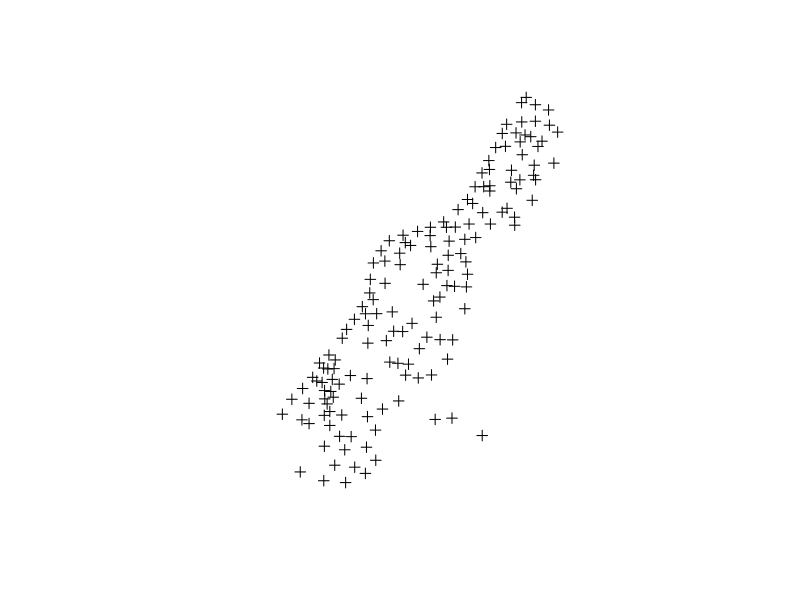
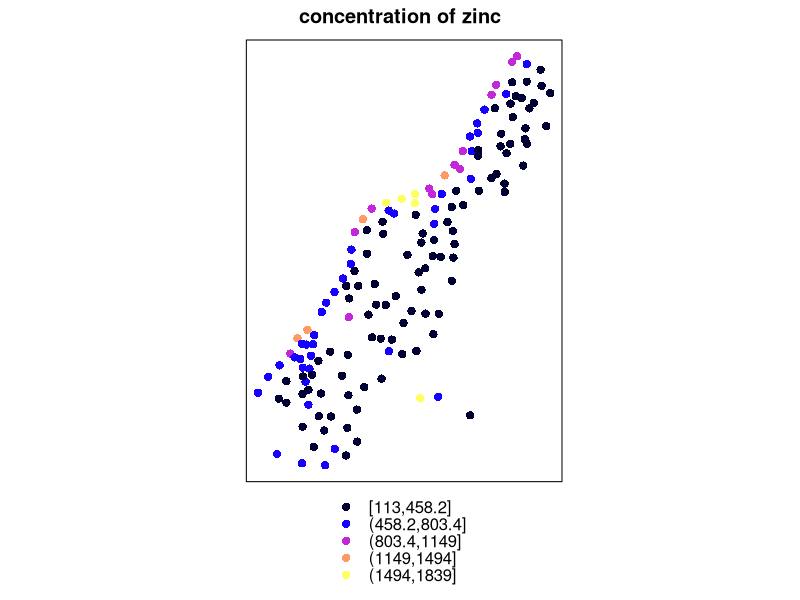
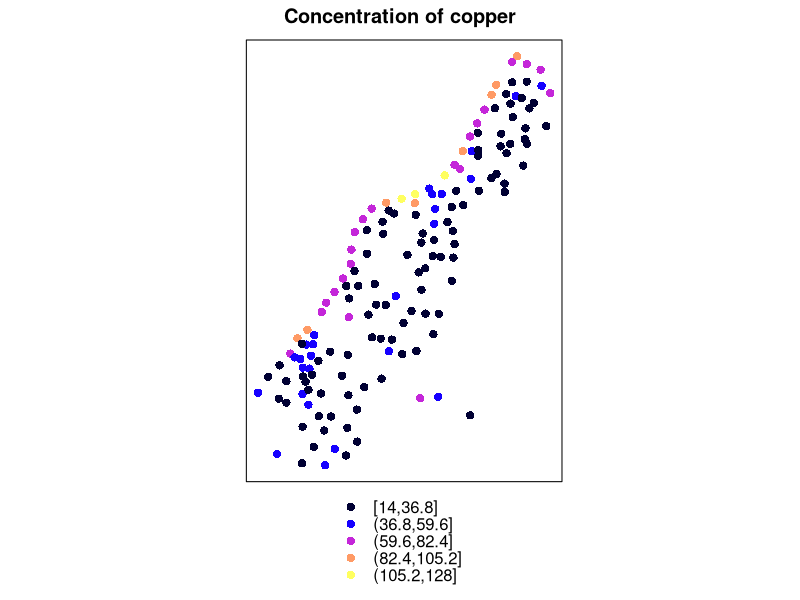
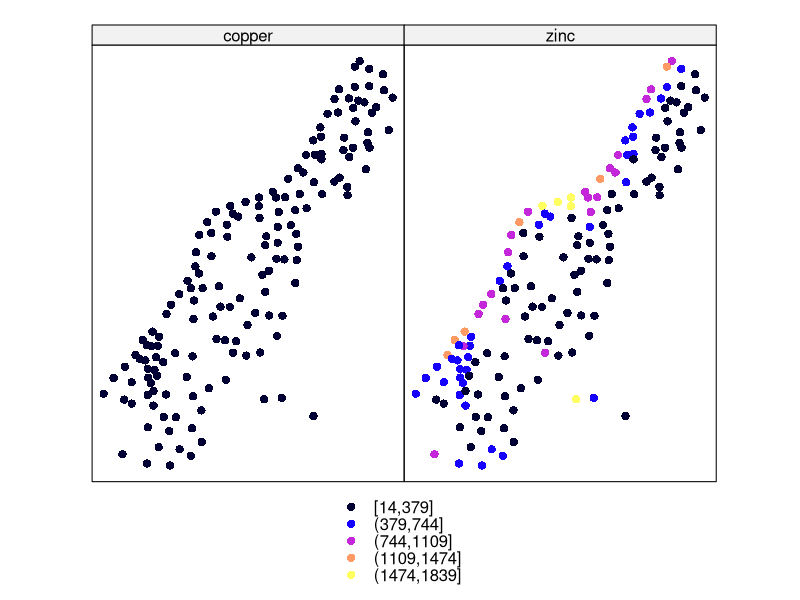
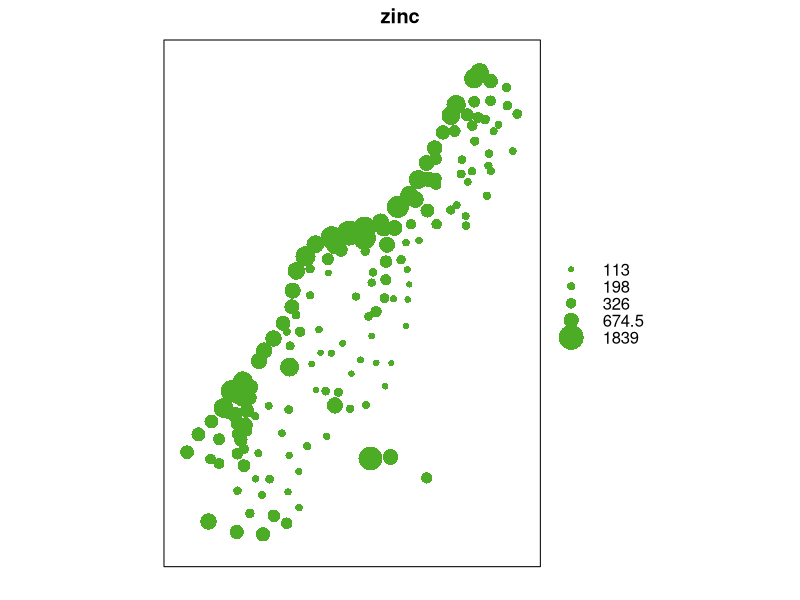
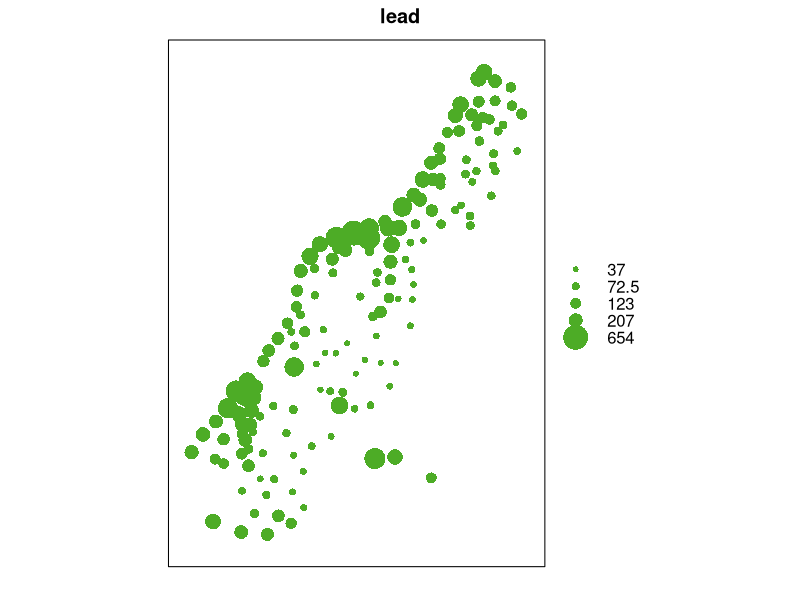
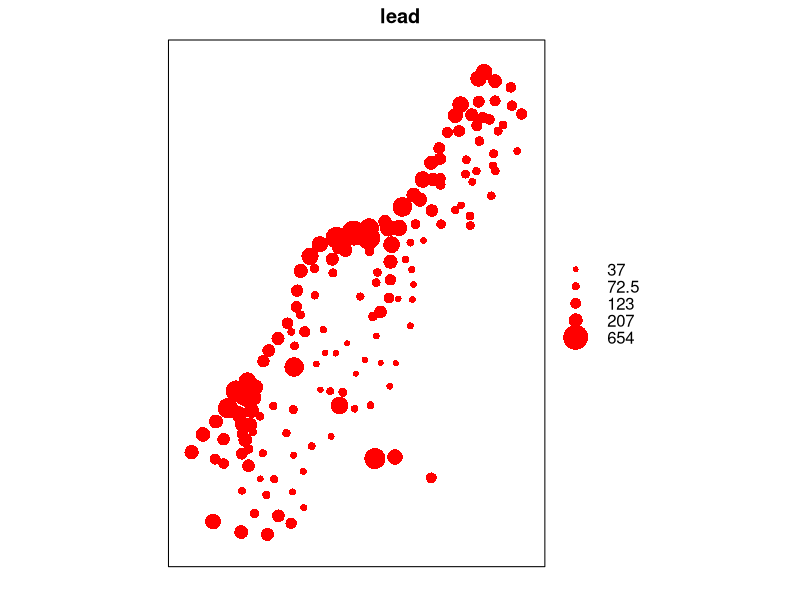

These figures' R source, in order:
# R spatial 

library(sp)
data(meuse)
head(meuse)

coordinates(meuse) = ~x+y
plot(meuse)

# zinc distribution and concentration
# spplot is used to plot elements spread in space, main is used for the main title
spplot(meuse, "zinc", main="concentration of zinc")

# copper concentration
spplot(meuse, "copper", main="Concentration of copper")

# Exercice: see copper and zink
# SBAGLIATO: spplot(meuse, ~"copper"+"zink")
# Da errore... spplot(meuse, c("copper", "zink"), main="concentrations of copper and zink")
spplot(meuse, c("copper","zinc"))

# Rather than using colours, let's use dubbles
# cioè pallini più grossi per zone con concentrazione più elevata!
bubble(meuse, "zinc")
bubble(meuse, "lead")
#changing colour, from green to red
bubble(meuse, "lead", col="red")
